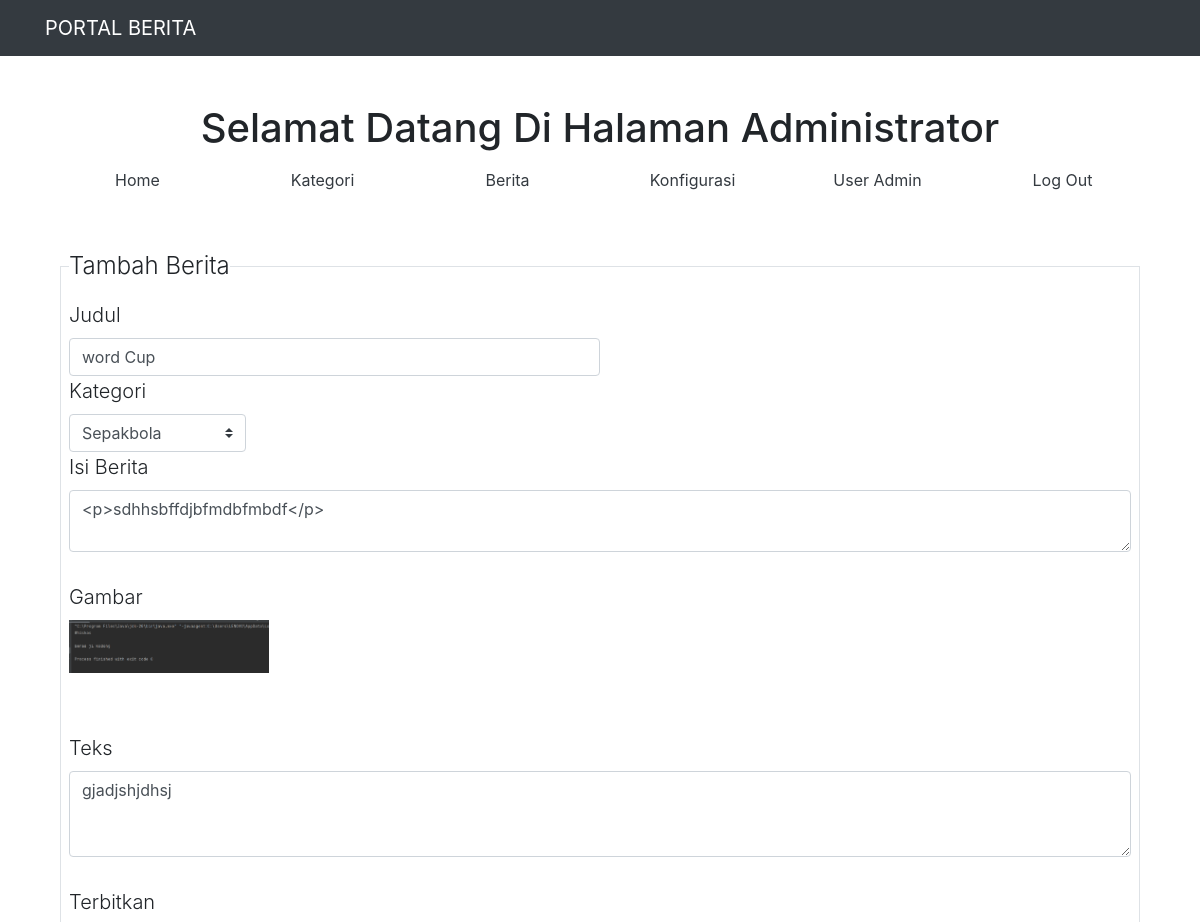
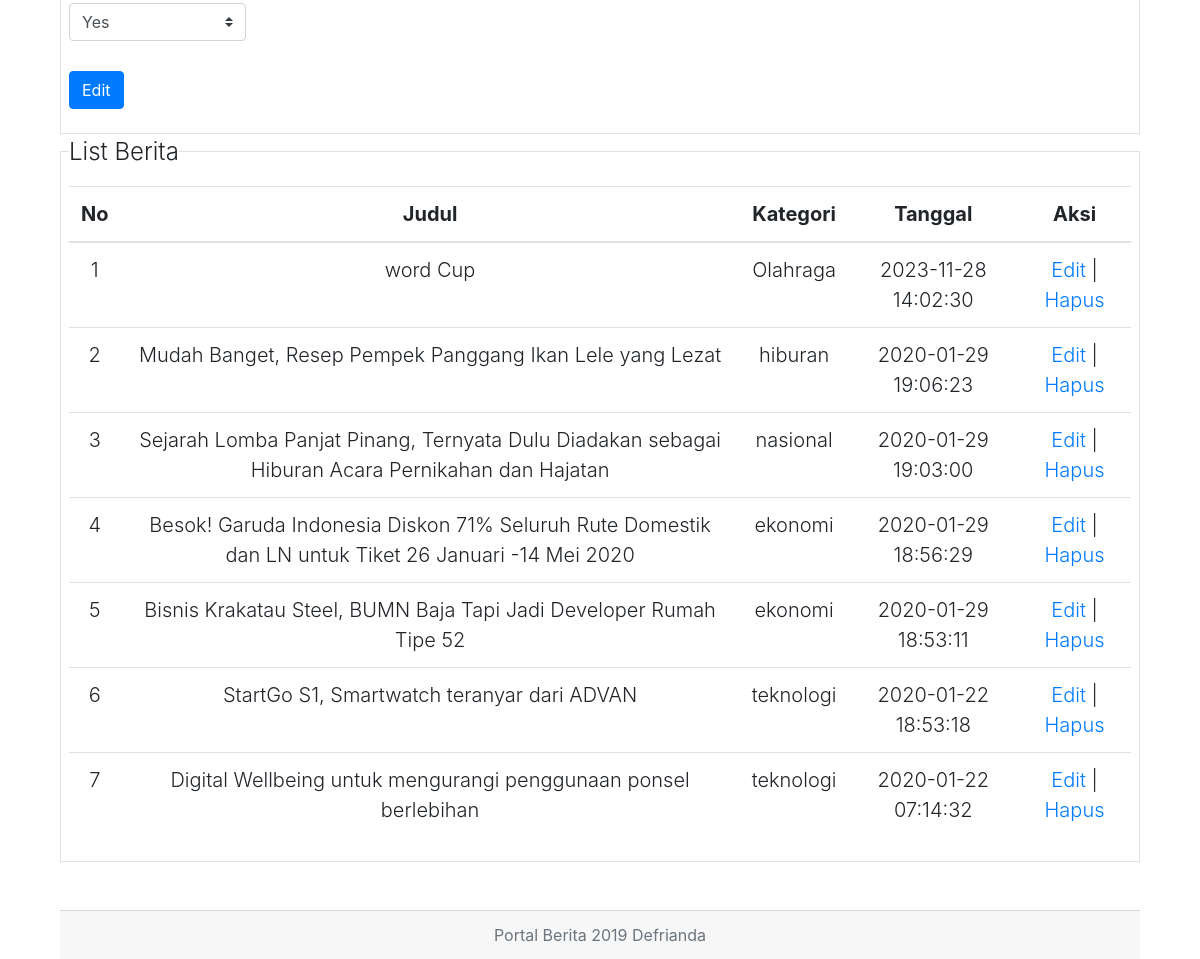
Page /admin/?mod=berita&act=edit&id=38 (signed in) on the committed database (2 pictures, top to bottom).
### tables this page shows
CREATE TABLE `berita` (
  `ID` int(10) NOT NULL,
  `judul` varchar(255) NOT NULL,
  `kategori` varchar(50) NOT NULL,
  `isi` text NOT NULL,
  `gambar` varchar(255) NOT NULL,
  `teks` text NOT NULL,
  `tanggal` varchar(30) NOT NULL,
  `updateby` varchar(50) NOT NULL,
  `viewnum` varchar(20) NOT NULL,
  `post_type` varchar(20) NOT NULL,
  `terbit` varchar(1) NOT NULL
);

### admin/berita.php (the view, shortened to what this page needs)
<?php
global $connect;
if(isset($_GET['act']) && $_GET['act'] == 'edit') {
	$id = $_GET['id'];
	$sql = "SELECT * FROM berita WHERE ID = '$id'";
	$result = mysqli_query($connect, $sql);
	$row = mysqli_fetch_assoc($result);
	$judul = $row['judul'];
	$kategori = $row['kategori'];
	$isi = $row['isi'];
	$gambar = $row['gambar'];
	$teks = $row['teks'];
	$terbit = $row['terbit'];
}
 ?>
<form class="text-left" action="./?mod=berita" method="POST" enctype="multipart/form-data">
	<fieldset class="border p-2">
		<legend  class="w-auto">Tambah Berita</legend>
		<div class="form-group">
			<label>Judul</label>
			<input type="text" name="judul" class="form-control col-6"
			value="<?php if (isset($_GET['act']) && $_GET['act'] =='edit') { echo $judul; } ?>">
			<label>Kategori</label>
			<br>
			<select class="custom-select col-2" name="kategori">
				<?php
					$sql = "SELECT * FROM kategori WHERE terbit = 1 ORDER BY ID DESC";
					$result = mysqli_query($connect, $sql);
					while ($row = mysqli_fetch_assoc($result)) {
						$alias = $row['alias'];
						$kategori1 = $row['kategori'];
						if (isset($_GET['act']) && $_GET['act'] =='edit' && $kategori == $alias) {
						echo "
							<option value='$alias' selected >$kategori1</option>
						";
						} else {
							echo "
							<option value='$alias'>$kategori1</option>
						";
						}
					}
				 ?>
			</select>
			<br>
			<label>Isi Berita</label>
			<br>
			<textarea name="isi" class="form-control summernote"><?php if (isset($_GET['act']) && $_GET['act'] =='edit') { echo $isi; } ?></textarea>
			<br>
			<label>Gambar</label>
			<br>
			<?php
				if (isset($_GET['act']) && $_GET['act'] =='edit') {
					echo "
					<img src='../$gambar' width='200'>
						  ";
				} else {
					echo "
						<input type='file' name='gambar'>
					";
				}
			 ?>
			<br>
			<br>
			<br>
			<label>Teks</label>
			<br>
			<textarea class="form-control" name="teks" rows="3"><?php if (isset($_GET['act']) && $_GET['act'] =='edit') { echo $teks; } ?></textarea>
			<br>
			<label>Terbitkan</label>
			<br>
			<select class="custom-select col-2" name="terbit">
				<option value="1" <?php if(isset($_GET['act']) && $_GET['act'] =='edit' && $terbit == 1) { echo "selected"; } ?> >Yes</option>
			</select>
			<br>
			<br>
			<button type="submit" class="btn btn-primary"
					name="<?=(isset($id) ? 'editberita' : 'addberita'); ?>">
				<?=(isset($id) ? 'Edit' : 'Tambah'); ?></button>
		</div>
	</fieldset>
</form>
<fieldset class="border p-2">
		<legend  class="w-auto text-left">List Berita</legend>
		<table class="table">
  			<thead>
			    <tr>
			      <th scope="col">No</th>
			      <th scope="col">Judul</th>
			      <th scope="col">Kategori</th>
			      <th scope="col">Tanggal</th>
			      <th scope="col">Aksi</th>
			    </tr>
  			</thead>
		  	<tbody>
		  		<?php
		  			$no = 1;
		  			$sql = "SELECT * FROM berita ORDER BY ID DESC";
		  			$result = mysqli_query($connect, $sql);
		  		 ?>
		  		 <?php while ($row = mysqli_fetch_assoc($result)) : ?>
		  		<tr>
		  			<td><?= $no; ?></td>
		  			<td><?= $row['judul']; ?></td>
		  			<td><?= $row['kategori']; ?></td>
		  			<td><?= $row['tanggal']; ?></td>
		  			<td><a href="./?mod=berita&act=edit&id=<?= $row['ID']; ?>">Edit</a> |
		  				<a href="./?mod=berita&act=hapus&id=<?= $row['ID']; ?>">Hapus</a></td>
		  		</tr>
		  		<?php $no++; ?>
		  		<?php endwhile; ?>
		  	</tbody>
		  </table>
</fieldset>

### rows in the picture
berita: judul "word Cup", isi "<p>sdhhsbffdjbfmdbfmbdf</p>", gambar (picture), teks "gjadjshjdhsj", terbit "Yes", kategori "Olahraga", tanggal "2023-11-28 14:02:30"
berita: judul "Mudah Banget, Resep Pempek Panggang Ikan Lele yang Lezat", kategori "hiburan", tanggal "2020-01-29 19:06:23"
berita: judul "Sejarah Lomba Panjat Pinang, Ternyata Dulu Diadakan sebagai Hiburan Acara Pernikahan dan Hajatan", kategori "nasional", tanggal "2020-01-29 19:03:00"
berita: judul "Besok! Garuda Indonesia Diskon 71% Seluruh Rute Domestik dan LN untuk Tiket 26 Januari -14 Mei 2020", kategori "ekonomi", tanggal "2020-01-29 18:56:29"
berita: judul "Bisnis Krakatau Steel, BUMN Baja Tapi Jadi Developer Rumah Tipe 52", kategori "ekonomi", tanggal "2020-01-29 18:53:11"
berita: judul "StartGo S1, Smartwatch teranyar dari ADVAN", kategori "teknologi", tanggal "2020-01-22 18:53:18"
berita: judul "Digital Wellbeing untuk mengurangi penggunaan ponsel berlebihan", kategori "teknologi", tanggal "2020-01-22 07:14:32"

### other values in the picture
form field kategori "Sepakbola"
